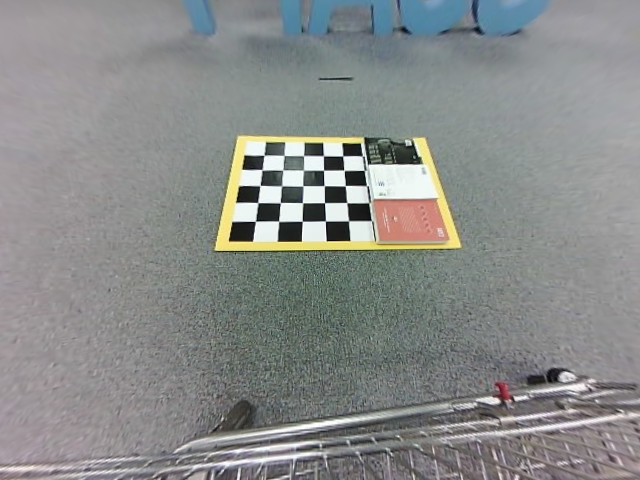
#> input picture pjh/1029/topview_undi_done/right_top_undi.png, 640 x 480 px, found by its file name
$ python test.py
#> lines starting #> are read from the running program, lines starting #| are printed output that depends on the picture
import cv2
import numpy as np


fname = 'pjh/1029/topview_undi_done/' + 'right' + '_top_undi.png'
img = cv2.imread(fname)
#> img is the input picture: shape (480, 640, 3); mean B, G, R 138.1, 139.4, 137


ipm_matrix = np.array([[-1.13784642e-01,  7.08183787e-01,  4.83263055e+02],
 [ 5.21559908e-01,  1.16018216e+00,  6.82511975e+01],
 [-3.41797021e-04,  4.50218346e-03,  1.00000000e+00]])


size = (480, 640)
ipm = cv2.warpPerspective(img, ipm_matrix, size)
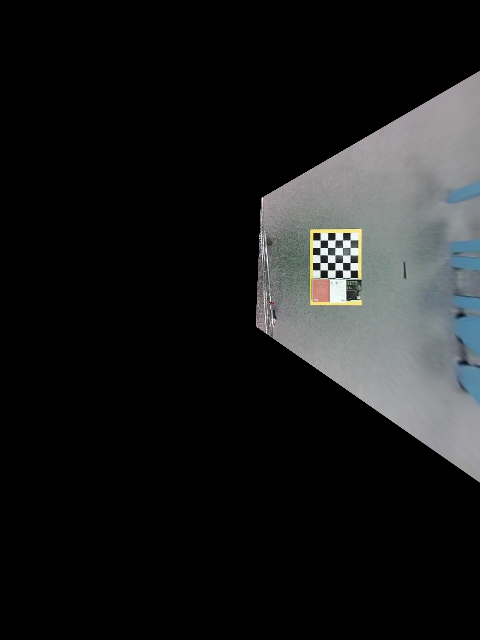
#> ipm: shape (640, 480, 3); mean B, G, R 28.1, 28, 27

cv2.imshow('ori', img)
cv2.imshow('top', ipm)
cv2.waitKey(0)

$ run again, with pjh/1029/topview_undi_done/back_top_undi.png copied over pjh/1029/topview_undi_done/right_top_undi.png
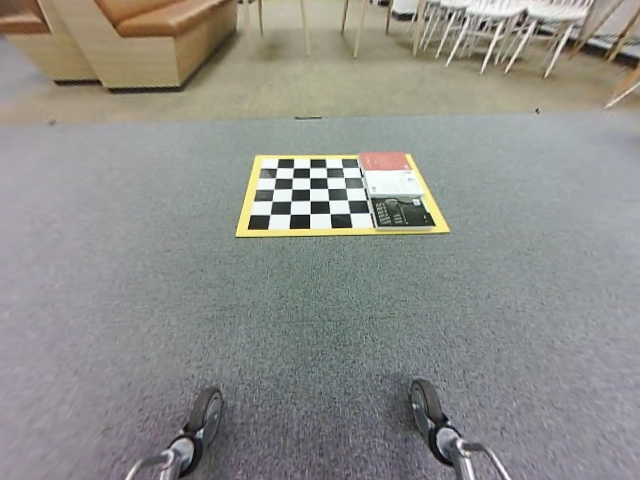
#> input picture pjh/1029/topview_undi_done/back_top_undi.png, 640 x 480 px, found by its file name
#> img is the input picture: shape (480, 640, 3); mean B, G, R 137.7, 142.8, 143.1
#> `ipm = cv2.warpPerspective(img, ipm_matrix, size)`:
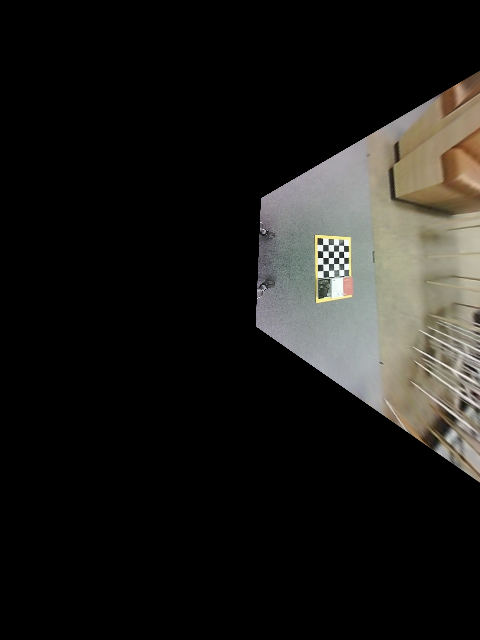
#> ipm: shape (640, 480, 3); mean B, G, R 25.3, 28.1, 29.1

$ run again, with pjh/1029/topview_undi_done/front_top_undi.png copied over pjh/1029/topview_undi_done/right_top_undi.png
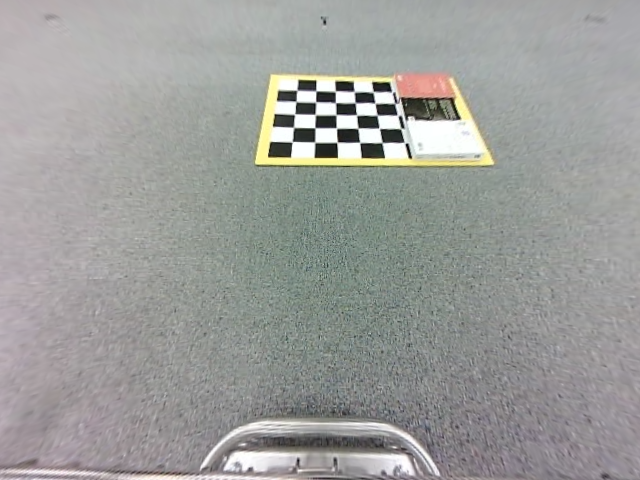
#> input picture pjh/1029/topview_undi_done/front_top_undi.png, 640 x 480 px, found by its file name
#> img is the input picture: shape (480, 640, 3); mean B, G, R 154.7, 157.2, 156.1
#> `ipm = cv2.warpPerspective(img, ipm_matrix, size)`:
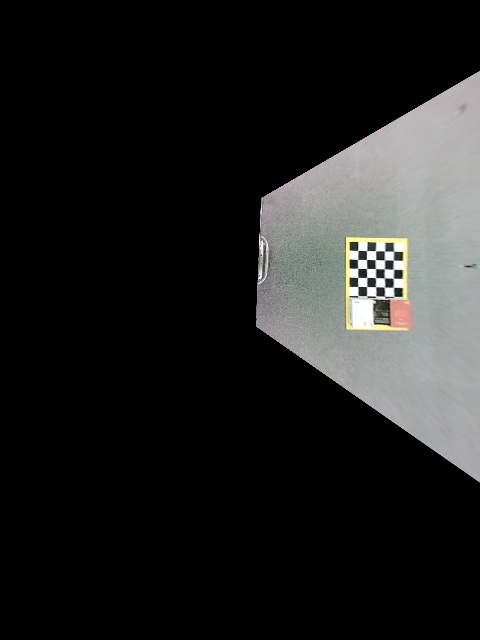
#> ipm: shape (640, 480, 3); mean B, G, R 31.9, 32.6, 32.2

$ run again, with pjh/1029/topview_undi_done/left_top_undi.png copied over pjh/1029/topview_undi_done/right_top_undi.png
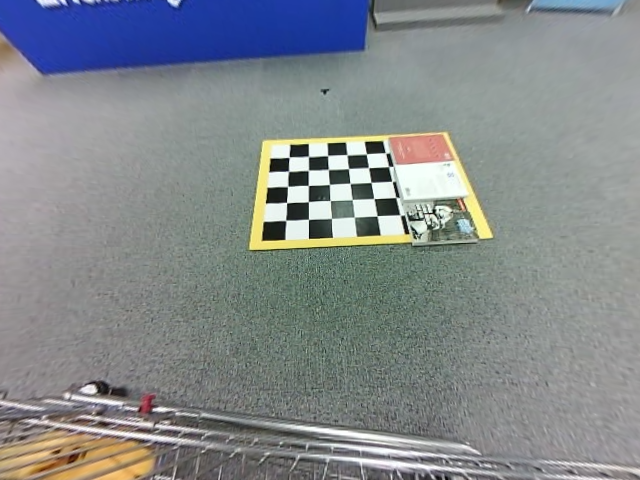
#> input picture pjh/1029/topview_undi_done/left_top_undi.png, 640 x 480 px, found by its file name
#> img is the input picture: shape (480, 640, 3); mean B, G, R 139.7, 137, 131.4
#> `ipm = cv2.warpPerspective(img, ipm_matrix, size)`:
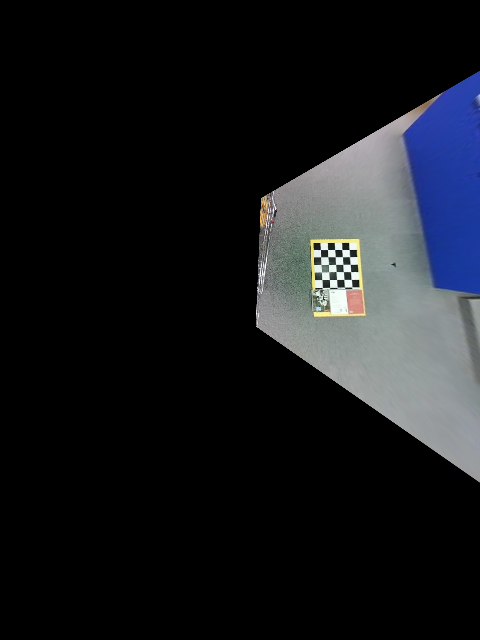
#> ipm: shape (640, 480, 3); mean B, G, R 28.9, 25.4, 23.4
